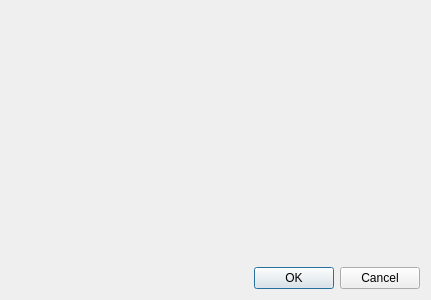
<?xml version="1.0" encoding="UTF-8"?>
<ui version="4.0">
 <class>Calendar::Internal::BasicItemEditionDialog</class>
 <widget class="QDialog" name="Calendar::Internal::BasicItemEditionDialog">
  <property name="geometry">
   <rect>
    <x>0</x>
    <y>0</y>
    <width>431</width>
    <height>300</height>
   </rect>
  </property>
  <property name="windowTitle">
   <string>Calendar item edition</string>
  </property>
  <layout class="QGridLayout" name="gridLayout">
   <item row="1" column="0" colspan="2">
    <widget class="QDialogButtonBox" name="buttonBox">
     <property name="orientation">
      <enum>Qt::Horizontal</enum>
     </property>
     <property name="standardButtons">
      <set>QDialogButtonBox::Cancel|QDialogButtonBox::Ok</set>
     </property>
    </widget>
   </item>
   <item row="0" column="0" colspan="2">
    <widget class="Calendar::ItemEditorWidget" name="viewer" native="true"/>
   </item>
  </layout>
 </widget>
 <customwidgets>
  <customwidget>
   <class>Calendar::ItemEditorWidget</class>
   <extends>QWidget</extends>
   <header location="global">calendar/item_editor_widget.h</header>
   <container>1</container>
  </customwidget>
 </customwidgets>
 <resources/>
 <connections>
  <connection>
   <sender>buttonBox</sender>
   <signal>accepted()</signal>
   <receiver>Calendar::Internal::BasicItemEditionDialog</receiver>
   <slot>accept()</slot>
   <hints>
    <hint type="sourcelabel">
     <x>248</x>
     <y>254</y>
    </hint>
    <hint type="destinationlabel">
     <x>157</x>
     <y>274</y>
    </hint>
   </hints>
  </connection>
  <connection>
   <sender>buttonBox</sender>
   <signal>rejected()</signal>
   <receiver>Calendar::Internal::BasicItemEditionDialog</receiver>
   <slot>reject()</slot>
   <hints>
    <hint type="sourcelabel">
     <x>316</x>
     <y>260</y>
    </hint>
    <hint type="destinationlabel">
     <x>286</x>
     <y>274</y>
    </hint>
   </hints>
  </connection>
 </connections>
</ui>
